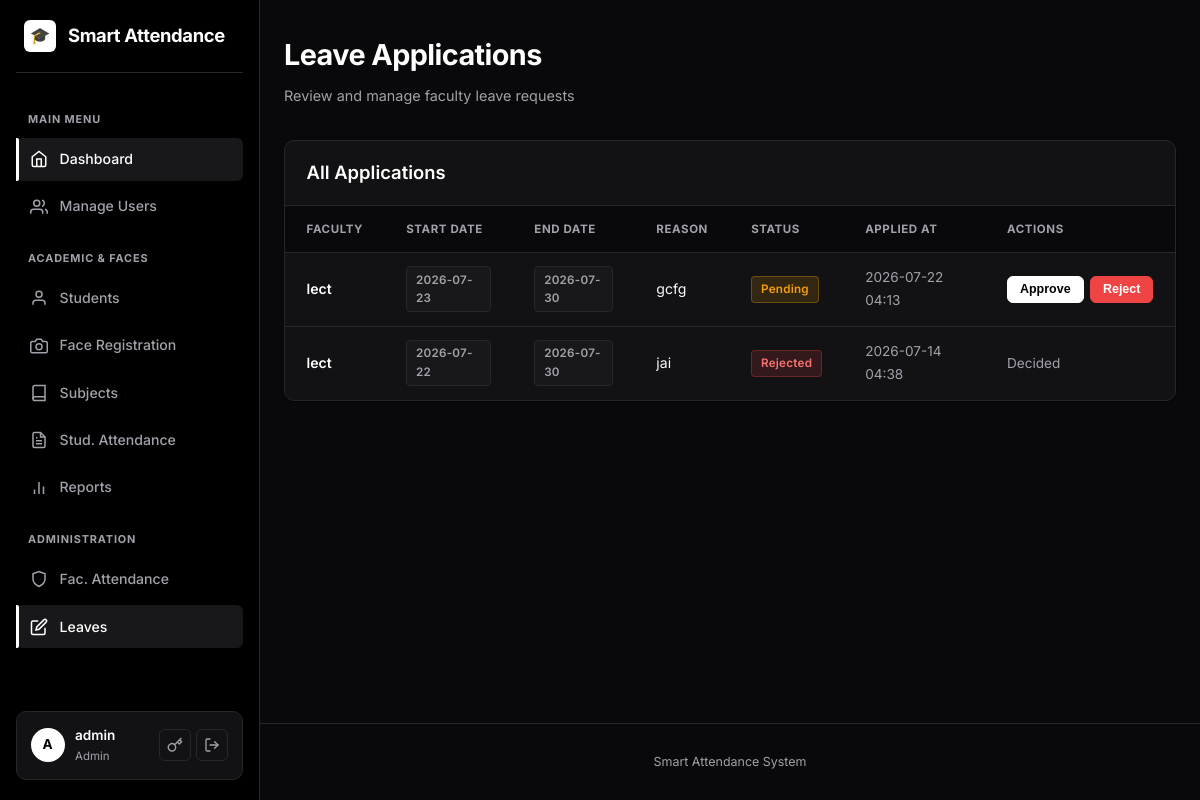
/director/leaves (signed in), run on an earlier commit of the app's database.
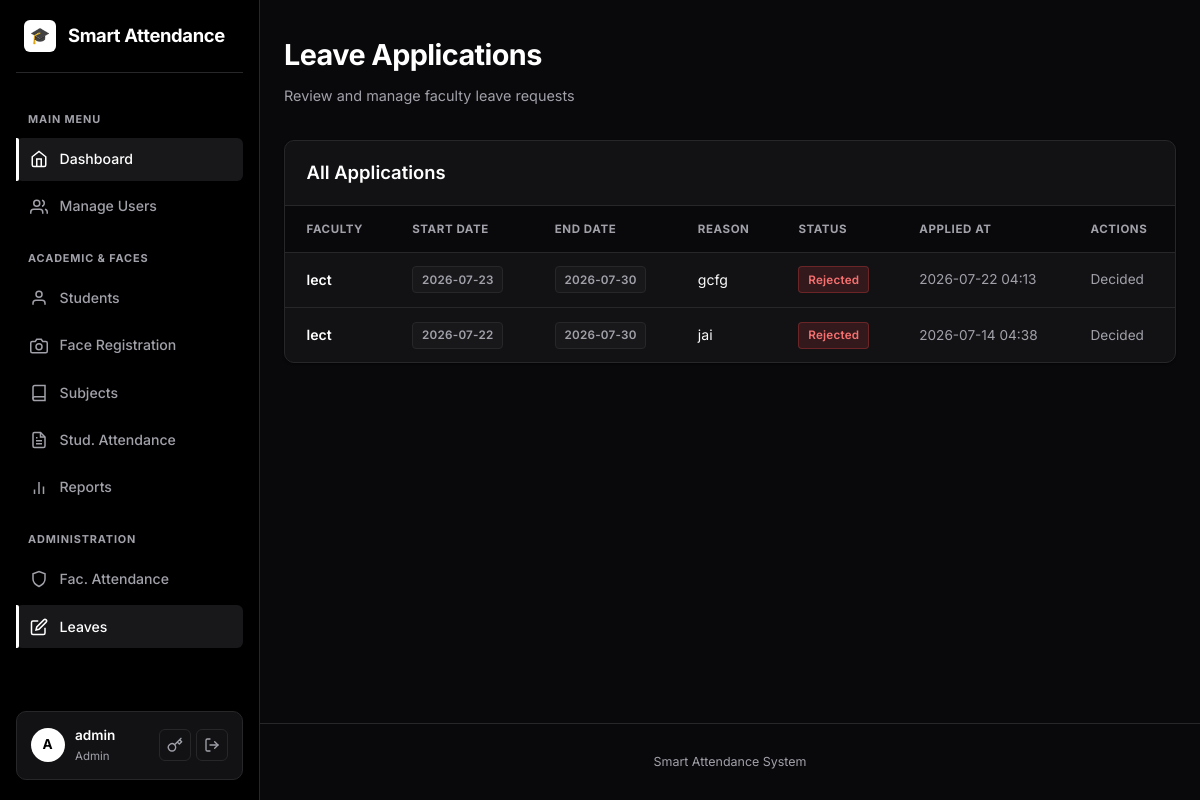
And on a later commit of the database.
### models.py (models this page shows, shortened)
class LeaveApplication(db.Model):
    __tablename__ = "leave_applications"
    id = db.Column(db.Integer, primary_key=True)
    user_id = db.Column(db.Integer, db.ForeignKey("users.id"), nullable=False)
    user = db.relationship("User", backref=db.backref("leaves", lazy=True))
    start_date = db.Column(db.Date, nullable=False)
    end_date = db.Column(db.Date, nullable=False)
    reason = db.Column(db.Text, nullable=False)
    status = db.Column(db.String(20), default="pending")  # pending, approved, rejected
    created_at = db.Column(db.DateTime, default=datetime.utcnow)

class User(UserMixin, db.Model):
    __tablename__ = "users"
    id = db.Column(db.Integer, primary_key=True)
    username = db.Column(db.String(80), unique=True, nullable=False, index=True)
    email = db.Column(db.String(120), unique=True, nullable=False)
    password_hash = db.Column(db.String(255), nullable=False)
    role = db.Column(db.String(20), nullable=False, default=ROLE_STUDENT)
    created_at = db.Column(db.DateTime, default=datetime.utcnow)
    student_id = db.Column(db.Integer, db.ForeignKey("students.id"), nullable=True)
    student = db.relationship("Student", backref=db.backref("user", uselist=False))
    face_samples = db.relationship(
        "FaceSample", backref="user", cascade="all, delete-orphan"
    )

### blueprints/director.py (the view)
@director_bp.route("/leaves")
@login_required
@director_required
def leaves_index():
    leaves = LeaveApplication.query.order_by(LeaveApplication.created_at.desc()).all()
    return render_template("director/leaves.html", leaves=leaves)

### templates/director/leaves.html (shortened to what this page needs)
{% extends "base.html" %}
{% block content %}
<div style="display:flex; justify-content:space-between; align-items:flex-end; margin-bottom: 2rem;">
  <div>
    <h1>Leave Applications</h1>
    <p class="subtitle" style="margin-bottom:0;">Review and manage faculty leave requests</p>
  </div>
</div>
<div class="card card-table">
  <div class="card-table-header">
    <h2>All Applications</h2>
  </div>
  <div class="table-responsive">
    <table>
      <thead>
        <tr>
          <th>Faculty</th>
          <th>Start Date</th>
          <th>End Date</th>
          <th>Reason</th>
          <th>Status</th>
          <th>Applied At</th>
          <th>Actions</th>
        </tr>
      </thead>
      <tbody>
        {% for leave in leaves %}
        <tr>
          <td style="font-weight:600; color:#fff;">{{ leave.user.username }}</td>
          <td><span class="badge badge-muted">{{ leave.start_date }}</span></td>
          <td><span class="badge badge-muted">{{ leave.end_date }}</span></td>
          <td>{{ leave.reason }}</td>
          <td>
            {% if leave.status == 'pending' %}
              <span class="badge" style="background:rgba(245,158,11,0.15); color:#f59e0b; border:1px solid rgba(245,158,11,0.3);">Pending</span>
            {% elif leave.status == 'approved' %}
              <span class="badge badge-yes">Approved</span>
            {% else %}
              <span class="badge badge-no">Rejected</span>
            {% endif %}
          </td>
          <td><span class="muted">{{ leave.created_at.strftime('%Y-%m-%d %H:%M') }}</span></td>
          <td>
            {% if leave.status == 'pending' %}
            <div style="display:flex; gap:0.4rem;">
              <form method="post" action="{{ url_for('director.update_leave', leave_id=leave.id) }}" class="inline-form">
                <button class="btn btn-sm" type="submit">Approve</button>
              </form>
              <form method="post" action="{{ url_for('director.update_leave', leave_id=leave.id) }}" class="inline-form">
                <button class="btn btn-sm btn-danger" type="submit">Reject</button>
              </form>
            </div>
            {% else %}
            <span class="muted">Decided</span>
            {% endif %}
          </td>
        </tr>
        {% else %}
        <tr><td colspan="7" style="text-align:center;padding:3rem 2rem;" class="muted">No leave applications found.</td></tr>
        {% endfor %}
      </tbody>
    </table>
  </div>
</div>
{% endblock %}

What changed in the data, as far as the page shows it:
changed LeaveApplication "gcfg": status "Pending Approve Reject" → "Rejected Decided"
